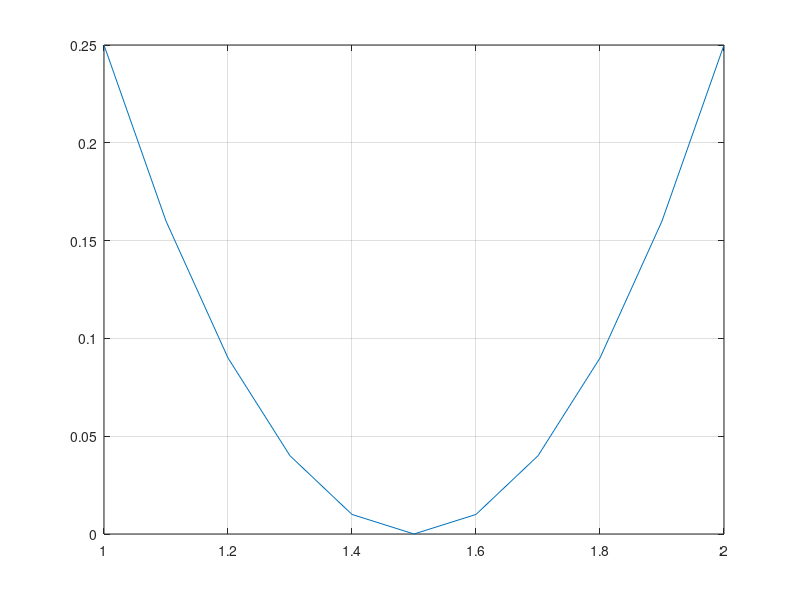
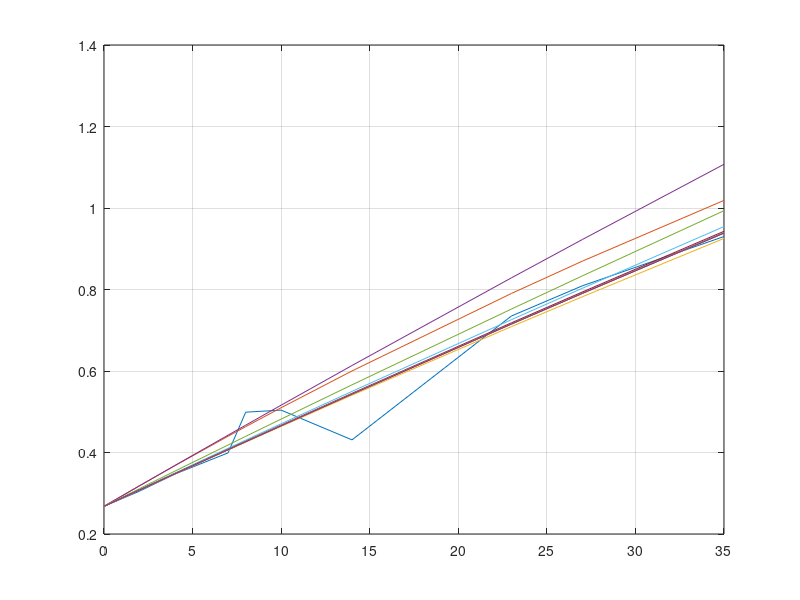

Reproduce these figures in MATLAB, in order.

%% Example 5.3 , 5.11
clear all;clc;

% Example 5.3
t = 0:0.2:1;
y = [3 59 98 151 218 264]';
N = size(y,1);
p = 3;         % number of parameter
for i = 1: 6
    Phi(i,:) = [1 t(i)  t(i)^2/2];    
end
est =pinv(Phi)*y

%  Example 5.11 analysis
err = y -Phi*est;
meanE = mean(err);                        % mean 
varE =err'*err/(N-p);             % mean square error

%
CovEst = varE*inv(Phi'*Phi);
StanDev = sqrt(diag(CovEst));
Acc =StanDev ./est   % only velocity accurate

%% Examp. 5.14
[U, S,V]  =svd(Phi)

%% Kim 
clear all;clc;clf
x = 1:0.1:2;
a = 1.5;
y = (x-a).^2;
figure(1)
plot(x,y); grid on; hold on

% least square
est(1) = 1.1;
for i = 1:10
    S(i) = -2*(x(i) -est(i));
    W(i) = inv((S(i)'*S(i)))*S(i)';
    f(i)  = (x(i) - est(i))^2;
    est(i+1) = est(i) + W(i)*(y(i) - f(i));
end
figure(2)
plot(x,est); grid on
hold off


%%  Ex 5.22 - non-linear p96
     
clear all; clc; clf
t = [0 2 4 7 8 10 14 23 27 35]';
rmax =[0.268 0.305 0.347 0.399 0.499 0.504 0.431 ...
           0.735 0.809 0.930]';
plot(t,rmax);
B = 0.281; 

est(1,:) =[0.01 0.1];    % est = [b umax]

for j = 1:10     % recursive estimator    
    % generate Sensitivity function
    for i =1:size(t,1)
     C1(i) =-rmax(1)*t(i)*exp(-est(j,1)*t(i)) ...
           -(est(j,2)*B/est(1,1)^2)*(1-exp(-est(j,1)*t(i))) +est(1,2)*B*t(i)/est(j,1)*exp(-est(j,1)*t(i)); 
     C2(i) = B/est(j,1) * (1 - exp(-est(j,1)*t(i)));
     Sen(i,:) = [C1(i)  C2(i)];
    end
    
    % estimate 
    for i = 1: size(t,1)
    err(i) = rmax(i) -( rmax(1)*exp(-est(j,1)*t(i)) + est(j,2)*B*(1-exp(-est(j,1)*t(i)))/est(j,1));
    end
    est(j+1,:) =[est(j,1)   est(j,2)]' +inv(Sen'*Sen)*Sen'*err'
    
end

% result of recursive estimators
plot(t,rmax); grid on; hold on
for i = 1:10
est_rmax = rmax(1)*exp(-est(i,1)*t)+est(i,2)*B*(1-exp(-est(i,1)*t))/est(i,1);
plot(t,est_rmax)
pause
end

hold off
